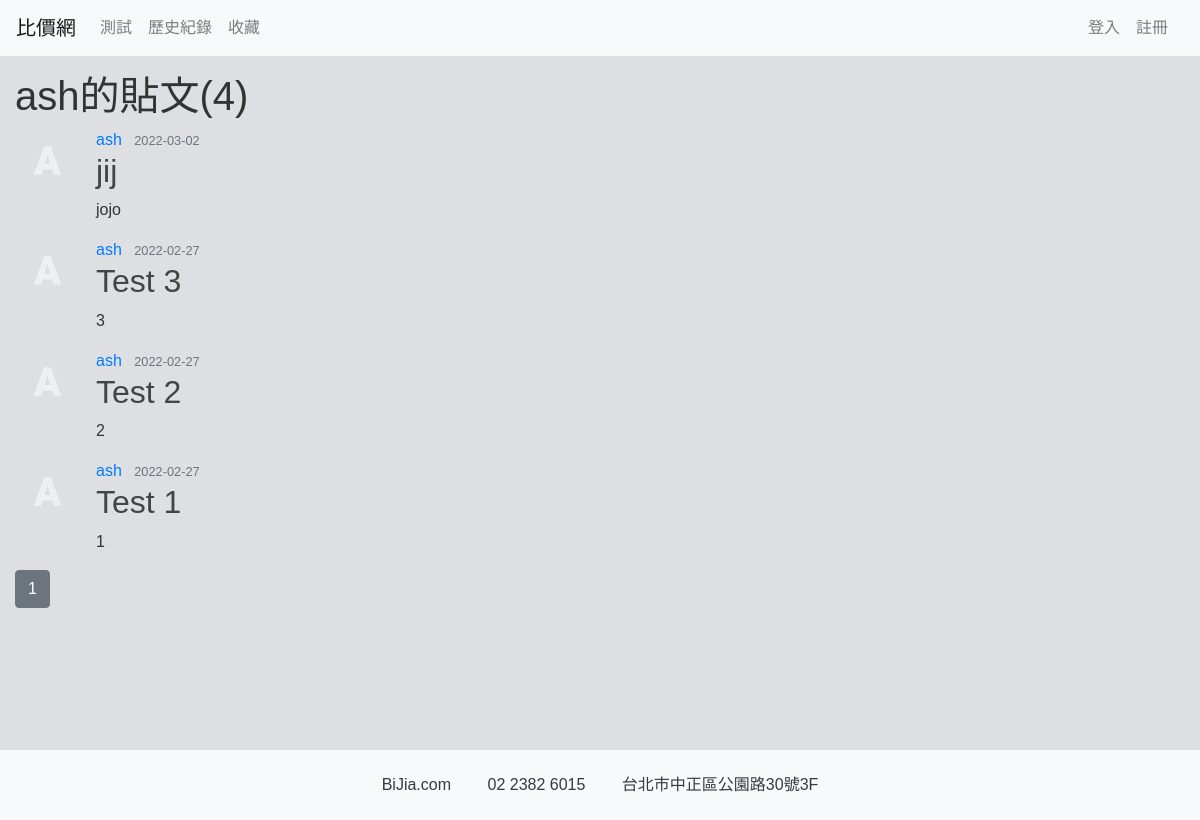
The page /user/ash on the database its author committed.
### website/models.py (models this page shows, shortened)
class User(db.Model, UserMixin):
    id = db.Column(db.Integer, primary_key=True)
    username = db.Column(db.String(20), unique=True, nullable=False)
    email = db.Column(db.String(100), unique=True, nullable=False)
    image_file = db.Column(db.String(20), nullable=False, default='default.jpg')
    password = db.Column(db.String(60), nullable=False)
    posts = db.relationship('Post', backref='author', lazy=True)

class Post(db.Model):
    id = db.Column(db.Integer, primary_key=True)
    title = db.Column(db.String(100), nullable=False)
    date_posted = db.Column(db.DateTime, nullable=False, default=datetime.utcnow)
    content = db.Column(db.Text, nullable=False)
    user_id = db.Column(db.Integer, db.ForeignKey('user.id'), nullable=False)

### website/users/routes.py (the view)
@users.route('/user/<string:username>')
def user_posts(username):
    page = request.args.get('page', 1, type=int)
    user = User.query.filter_by(username=username).first_or_404()
    posts = Post.query.filter_by(author=user)\
        .order_by(Post.date_posted.desc())\
        .paginate(page=page, per_page=5)
    return render_template("user_posts.html", posts=posts, user=user)

### website/templates/user_posts.html
{% extends "layout.html" %}
{% block content %}
    <h1 class="mt-3">{{ user.username }}的貼文({{ posts.total }})</h1>
    {% for post in posts.items %}
        <article class="media content-section">
            <img class="rounded article-img" src="{{ url_for('static', filename='profile_pics/'+ post.author.image_file) }}">
            <div class="media-body">
                <div class="article-metadata">
                    <a class="mr-2" href="{{ url_for('users.user_posts', username=post.author.username) }}">{{ post.author.username }}</a>
                    <small class="text-muted">{{ post.date_posted.strftime('%Y-%m-%d') }}</small>
                </div>
                <h2><a class="article-title" href="{{ url_for('posts.post',post_id=post.id) }}">{{ post.title }}</a></h2>
                <p class="article-content">{{ post.content }}</p>
            </div>
        </article>
    {% endfor %}
    {% for page_num in posts.iter_pages(left_edge=1, right_edge=1, left_current=1, right_current=2) %}
        {% if page_num %}
            {% if posts.page == page_num %}
                <a class="btn btn-secondary mb-4" href="{{ url_for('users.user_posts', username=user.username, page=page_num) }}">{{ page_num }}</a>
            {% else %}
                <a class="btn btn-outline-secondary mb-4" href="{{ url_for('users.user_posts', username=user.username, page=page_num) }}">{{ page_num }}</a>
            {% endif %}
        {% else %}
            ...
        {% endif %}
    {% endfor %}
{% endblock content %}

### website/static/main.css (style rules this page uses)
* { font-family: 'Noto Sans TC', sans-serif; margin: 0; padding: 0; box-sizing: border-box; }
body { background:rgb(222, 223, 226); color:#333333; }
.content-section { margin: auto; }
.article-title { color: #444444; }
.article-content { white-space:pre-line; }
.article-img { height: 65px; width: 65px; margin-right: 16px; }

### rows shown on the page
User: username "ash"
Post: image_file (picture), author.username "ash", date_posted "2022-03-02", title "jij", content "jojo"
Post: image_file (picture), author.username "ash", date_posted "2022-02-27", title "Test 3", content "3"
Post: image_file (picture), author.username "ash", date_posted "2022-02-27", title "Test 2", content "2"
Post: image_file (picture), author.username "ash", date_posted "2022-02-27", title "Test 1", content "1"

### other values the page prints
{{ posts.total }} "4"
{{ page_num }} "1"
